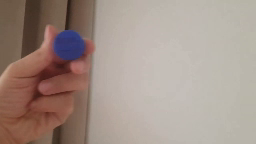
#> input picture frame 26 of videos/blue-track.mp4, 256 x 144 px
$ python blue_tracker.py
#> lines starting #> are read from the running program, lines starting #| are printed output that depends on the picture; after the words box and inside, x2 and y2 are one past the last pixel; in counts of white or black regions, pixels touching at a corner belong together
import cv2 as cv
import numpy as np
from matplotlib import pyplot as plt

# create video capture
video_capture = cv.VideoCapture("../videos/blue-track.mp4")

# window config
window_name = "video"
cv.namedWindow(window_name, cv.WINDOW_NORMAL)

while True:
    # read frame from video capture
    ret, frame = video_capture.read()
#> frame is the input picture: shape (144, 256, 3); mean B, G, R 136.7, 145.9, 162.9
    if not ret: # if video is not found, break
        break

    # convert BGR frame to HSV
    hsv_frame = cv.cvtColor(frame, cv.COLOR_BGR2HSV)
#> hsv_frame: shape (144, 256, 3); mean H, S, V 17, 52.6, 164

    # create mask
    lower = np.array([110, 50, 50])
    upper = np.array([130, 255, 255])
    mask = cv.inRange(hsv_frame, lower, upper)
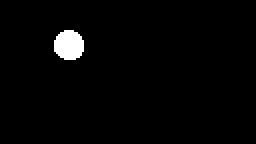
#> mask: shape (144, 256); 2% white; 1 white region

    # find and draw contour
    contours, hierarchy = cv.findContours(mask, cv.RETR_EXTERNAL, cv.CHAIN_APPROX_SIMPLE)
#> contours = 1 contour; box (x1, y1, x2, y2) and area: (54, 30, 84, 60) 676
    for contour in contours:
        center, radius = cv.minEnclosingCircle(contour)
        center = int(center[0]), int(center[1])
        radius = int(radius)
        output = cv.circle(frame, center, radius, (0, 255, 0), 2)
#> this loop made 1 pass
#> (center, radius) on pass 1: ((68, 45), 15)

    # show frame
    cv.imshow(window_name, output)
    key = cv.waitKey(100)
#> (key q is pressed here)
    if key == ord("q"): # press 'q' button to exist
        print("exit")
        break
cv.destroyAllWindows()

$ run again, starting later in the video
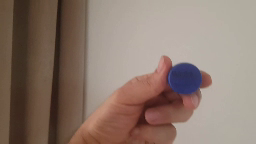
#> input picture frame 117 of videos/blue-track.mp4, 256 x 144 px
#> frame is the input picture: shape (144, 256, 3); mean B, G, R 109.6, 120.6, 140
#> hsv_frame: shape (144, 256, 3); mean H, S, V 16.4, 70.2, 141
#> `mask = cv.inRange(hsv_frame, lower, upper)`:
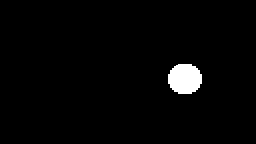
#> mask: shape (144, 256); 2.3% white; 1 white region
#> contours = 1 contour; box (x1, y1, x2, y2) and area: (168, 64, 202, 94) 776
#> the loop `for contour in contours:` made 1 pass
#> (center, radius) on pass 1: ((184, 78), 17)

$ run again, starting later in the video
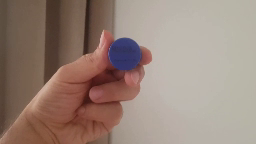
#> input picture frame 208 of videos/blue-track.mp4, 256 x 144 px
#> frame is the input picture: shape (144, 256, 3); mean B, G, R 121.3, 132, 152.3
#> hsv_frame: shape (144, 256, 3); mean H, S, V 17.1, 63.6, 153.4
#> `mask = cv.inRange(hsv_frame, lower, upper)`:
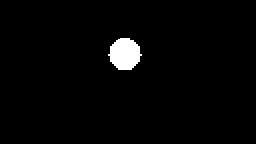
#> mask: shape (144, 256); 2.2% white; 1 white region
#> contours = 1 contour; box (x1, y1, x2, y2) and area: (108, 38, 142, 70) 748
#> the loop `for contour in contours:` made 1 pass
#> (center, radius) on pass 1: ((124, 53), 16)
